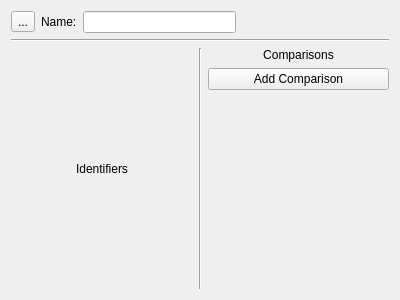
<?xml version="1.0" encoding="UTF-8"?>
<ui version="4.0">
 <class>Form</class>
 <widget class="QWidget" name="Form">
  <property name="geometry">
   <rect>
    <x>0</x>
    <y>0</y>
    <width>400</width>
    <height>300</height>
   </rect>
  </property>
  <property name="windowTitle">
   <string>Form</string>
  </property>
  <layout class="QVBoxLayout" name="verticalLayout">
   <item>
    <layout class="QHBoxLayout" name="horizontalLayout_2">
     <property name="bottomMargin">
      <number>0</number>
     </property>
     <item>
      <widget class="QToolButton" name="parent_button">
       <property name="text">
        <string>...</string>
       </property>
      </widget>
     </item>
     <item>
      <widget class="QLabel" name="label">
       <property name="text">
        <string>Name:</string>
       </property>
      </widget>
     </item>
     <item>
      <widget class="QLineEdit" name="name_edit">
       <property name="placeholderText">
        <string/>
       </property>
      </widget>
     </item>
     <item>
      <spacer name="horizontalSpacer_2">
       <property name="orientation">
        <enum>Qt::Horizontal</enum>
       </property>
       <property name="sizeHint" stdset="0">
        <size>
         <width>40</width>
         <height>20</height>
        </size>
       </property>
      </spacer>
     </item>
    </layout>
   </item>
   <item>
    <widget class="Line" name="line_2">
     <property name="orientation">
      <enum>Qt::Horizontal</enum>
     </property>
    </widget>
   </item>
   <item>
    <layout class="QHBoxLayout" name="horizontalLayout">
     <item>
      <widget class="QWidget" name="id_container" native="true">
       <layout class="QVBoxLayout" name="verticalLayout_4">
        <property name="leftMargin">
         <number>0</number>
        </property>
        <property name="topMargin">
         <number>0</number>
        </property>
        <property name="rightMargin">
         <number>0</number>
        </property>
        <property name="bottomMargin">
         <number>0</number>
        </property>
        <item>
         <widget class="QLabel" name="id_label">
          <property name="text">
           <string>Identifiers</string>
          </property>
          <property name="alignment">
           <set>Qt::AlignCenter</set>
          </property>
         </widget>
        </item>
        <item>
         <layout class="QVBoxLayout" name="id_content"/>
        </item>
       </layout>
      </widget>
     </item>
     <item>
      <widget class="Line" name="line">
       <property name="orientation">
        <enum>Qt::Vertical</enum>
       </property>
      </widget>
     </item>
     <item>
      <widget class="QWidget" name="comp_container" native="true">
       <layout class="QVBoxLayout" name="verticalLayout_2">
        <property name="leftMargin">
         <number>0</number>
        </property>
        <property name="topMargin">
         <number>0</number>
        </property>
        <property name="rightMargin">
         <number>0</number>
        </property>
        <property name="bottomMargin">
         <number>0</number>
        </property>
        <item>
         <widget class="QLabel" name="comp_label">
          <property name="text">
           <string>Comparisons</string>
          </property>
          <property name="alignment">
           <set>Qt::AlignCenter</set>
          </property>
         </widget>
        </item>
        <item>
         <layout class="QVBoxLayout" name="comp_content"/>
        </item>
        <item>
         <widget class="QPushButton" name="add_comp_button">
          <property name="text">
           <string>Add Comparison</string>
          </property>
         </widget>
        </item>
        <item>
         <spacer name="verticalSpacer_2">
          <property name="orientation">
           <enum>Qt::Vertical</enum>
          </property>
          <property name="sizeHint" stdset="0">
           <size>
            <width>20</width>
            <height>40</height>
           </size>
          </property>
         </spacer>
        </item>
       </layout>
      </widget>
     </item>
    </layout>
   </item>
  </layout>
 </widget>
 <resources/>
 <connections/>
</ui>
